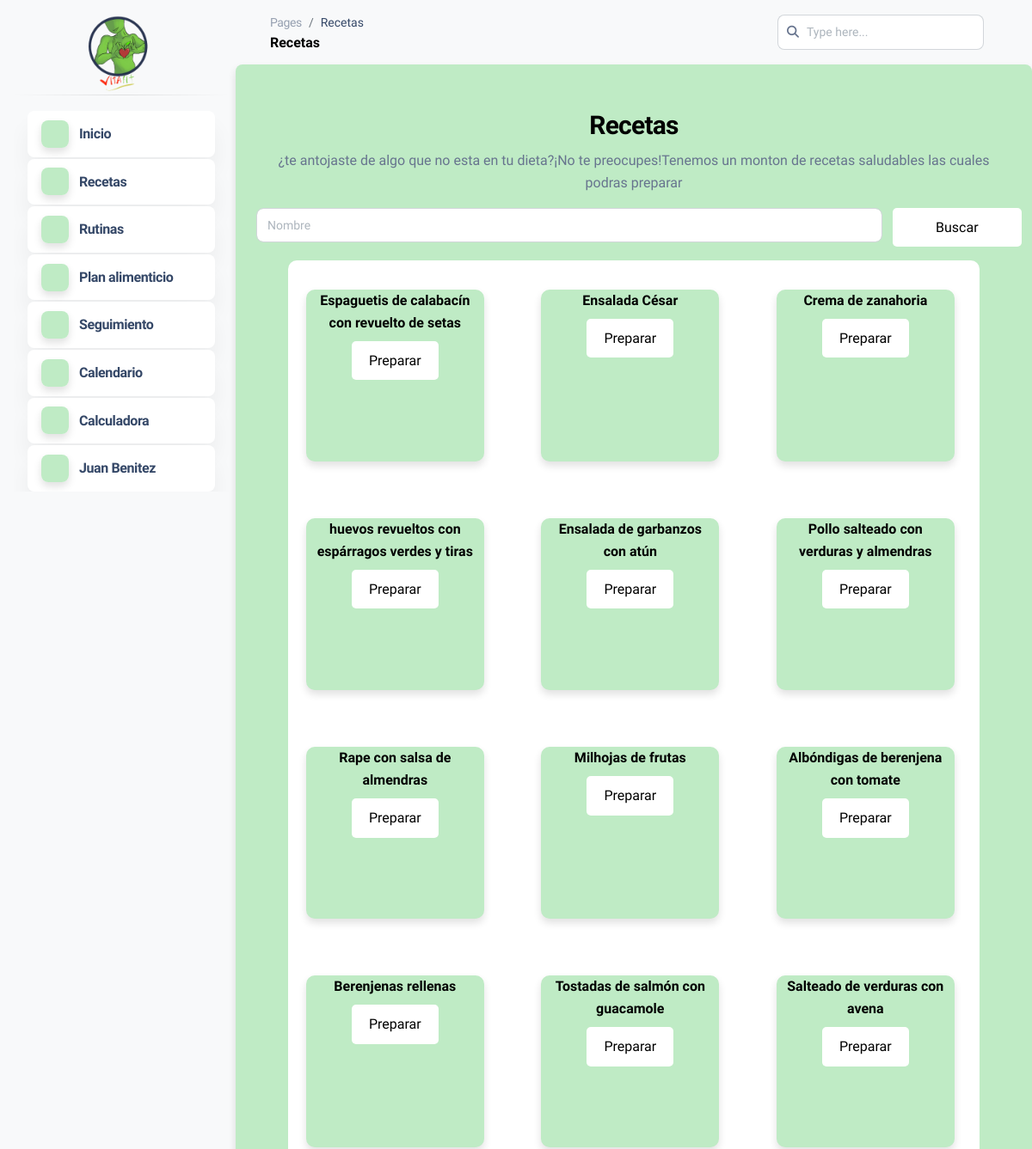
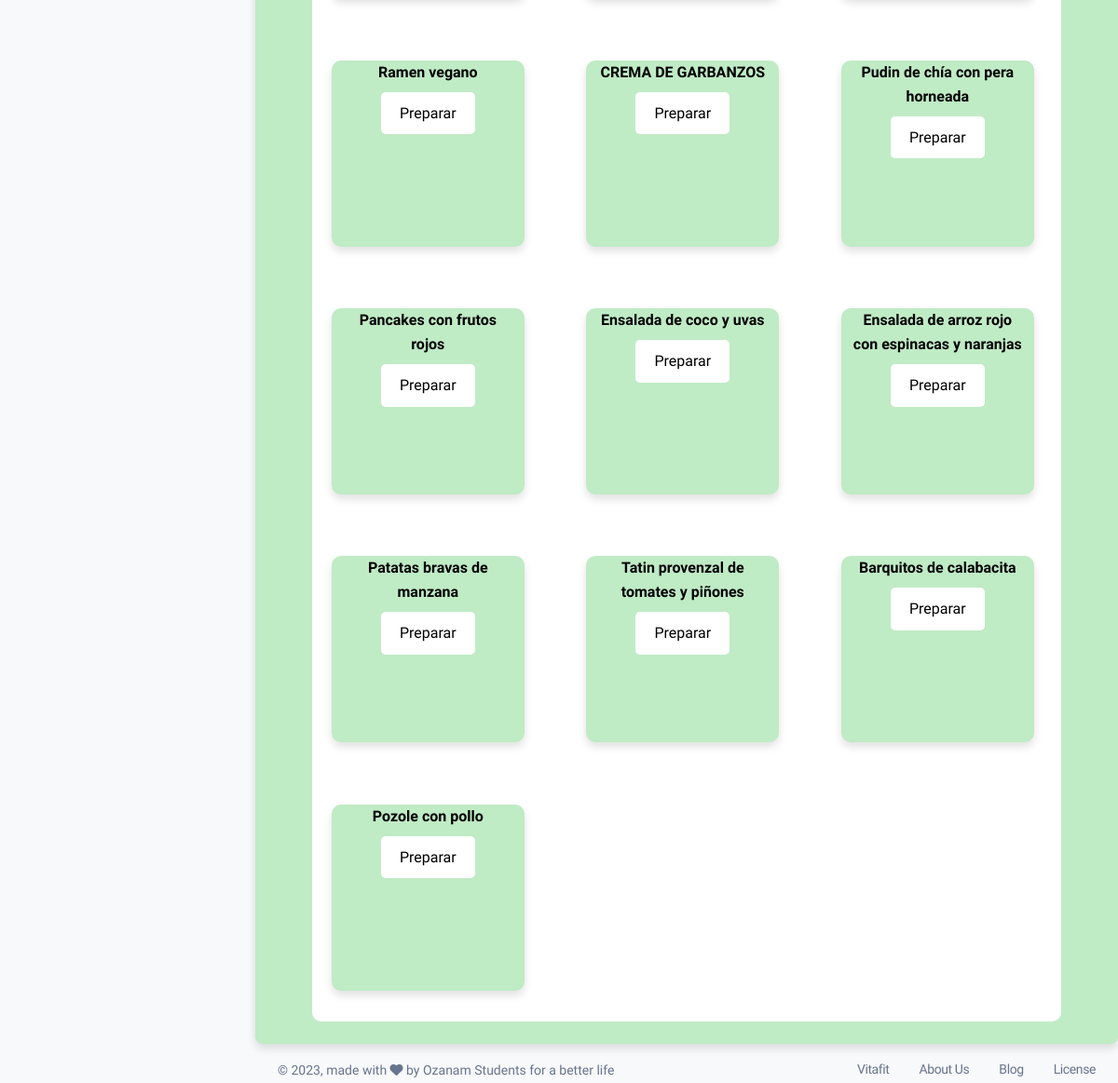
The app's page /dashboard.php?mod=recetas (signed in) with its own data (2 pictures, top to bottom).
### tables this page shows
CREATE TABLE `receta` (
  `id_receta` int(1) NOT NULL,
  `nombre` varchar(50) NOT NULL,
  `descripcion` varchar(15000) NOT NULL,
  `video` blob NOT NULL,
  `ingredientes` varchar(1000) NOT NULL,
  `imagen` mediumblob NOT NULL
);

### modulos/recetas.php (the view, shortened to what this page needs)
<center>
<div class="col-md-12">
<form method="post"action="dashboard.php?mod=recetas">
  <div class="form-group">
    <br>
    <h3>Recetas</h3>
    <p>¿te antojaste de algo que no esta en tu dieta?¡No te preocupes!Tenemos un monton de recetas saludables las cuales podras preparar  </p>
    <div class="row">
      <div class="col-md-10">
        <input type="text" class="form-control" name="txtconsulta" placeholder="Nombre">
      </div>
      <button type="submit" class="btn_consulta col-md-2" name="btn_consulta">Buscar</button>
    </div>
  </div>
</form>
<div class="recetas col-md-11">
<div class="row">
    <?php
      include "conexion.php";
      if (isset($_SESSION['documento'])){
      if(isset($_POST['btn_consulta'])){
      $dato=$_POST["txtconsulta"];
      $consulta=mysqli_query($conexion,"SELECT * FROM receta WHERE nombre LIKE '%$dato%';") or die ($conexion."Error en la consulta");
      $cantidad = mysqli_num_rows($consulta);
      if($cantidad > 0){
      while($fila=mysqli_fetch_array($consulta)){
        ?>
        <br>
        <br><br>
        <div class="receta col-md-3 col-lg-3 col-sm-3 col-xs-3 shadow-md">
        <div class="nombre_receta">
          <h6><?php echo $fila['nombre'];?></h6>
        </div>
        <form method="post"action="dashboard.php?mod=info_receta">
        <input type="text" class="form-control" name="nombre_receta" value="<?php echo $fila['nombre'];?>" hidden>
        <button type="submit" class="btn_consulta col-md-2" name="btn_receta">Preparar</button>
        </form>
        </div>
        <?php
      }
      }
      }
      else{
        $dato='';
        $consulta=mysqli_query($conexion,"SELECT * FROM receta WHERE nombre LIKE '%$dato%';") or die ($conexion."Error en la consulta");
        $cantidad = mysqli_num_rows($consulta);
        if($cantidad > 0){
        while($fila=mysqli_fetch_array($consulta)){
          ?>
          <br>
          <br><br>
          <div class="receta col-md-3 col-lg-3 col-sm-3 col-xs-3 shadow-md">
          <div class="nombre_receta">
            <h6><?php echo $fila['nombre'];?></h6>
          </div>
          <form method="post"action="dashboard.php?mod=info_receta">
          <button type="submit" class="btn_consulta" name="btn_receta">Preparar</button>
          </form>
          </div>
          <?php
        }
      }
      }
      }
    ?>
</div>
</div>
</div>
</center>
</div>

### modulos/recetas.php (style rules this page uses)
.btn_consulta { background-color:#ffffff; padding: 10px 20px; color: black; border: none; border-radius: 5px; font-size: 16px; cursor: pointer; transition: transform 0.3s ease; }
.receta { background-color:#BFEBC5 ; height: 200px; margin: 4%; border-radius: 10px; }
.recetas { background-color:white ; border-radius: 10px; }

### records on screen
receta: nombre "Espaguetis de calabacín con revuelto de setas"
receta: nombre "Ensalada César"
receta: nombre "Crema de zanahoria"
receta: nombre "huevos revueltos con espárragos verdes y tiras"
receta: nombre "Ensalada de garbanzos con atún"
receta: nombre "Pollo salteado con verduras y almendras"
receta: nombre "Rape con salsa de almendras"
receta: nombre "Milhojas de frutas"
receta: nombre "Albóndigas de berenjena con tomate"
receta: nombre "Berenjenas rellenas"
receta: nombre "Tostadas de salmón con guacamole"
receta: nombre "Salteado de verduras con avena"
receta: nombre "Ramen vegano"
receta: nombre "CREMA DE GARBANZOS"
receta: nombre "Pudin de chía con pera horneada"
receta: nombre "Pancakes con frutos rojos"
receta: nombre "Ensalada de coco y uvas"
receta: nombre "Ensalada de arroz rojo con espinacas y naranjas"
receta: nombre "Patatas bravas de manzana"
receta: nombre "Tatin provenzal de tomates y piñones"
receta: nombre "Barquitos de calabacita"
receta: nombre "Pozole con pollo"

### other values on screen
$_SESSION['primer_nombre'] "Juan"
$_SESSION['primer_apellido'] "Benitez"
